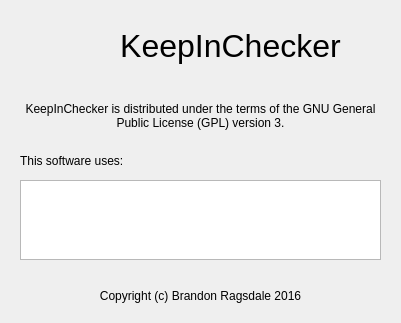
<?xml version="1.0" encoding="UTF-8"?>
<ui version="4.0">
 <class>about_dialog</class>
 <widget class="QDialog" name="about_dialog">
  <property name="geometry">
   <rect>
    <x>0</x>
    <y>0</y>
    <width>401</width>
    <height>323</height>
   </rect>
  </property>
  <property name="windowTitle">
   <string>About KeepInChecker</string>
  </property>
  <widget class="QLabel" name="image_label">
   <property name="geometry">
    <rect>
     <x>30</x>
     <y>10</y>
     <width>64</width>
     <height>64</height>
    </rect>
   </property>
   <property name="text">
    <string/>
   </property>
  </widget>
  <widget class="QLabel" name="title_label">
   <property name="geometry">
    <rect>
     <x>100</x>
     <y>10</y>
     <width>261</width>
     <height>71</height>
    </rect>
   </property>
   <property name="font">
    <font>
     <pointsize>24</pointsize>
     <weight>50</weight>
     <bold>false</bold>
    </font>
   </property>
   <property name="text">
    <string>KeepInChecker</string>
   </property>
   <property name="alignment">
    <set>Qt::AlignCenter</set>
   </property>
  </widget>
  <widget class="QWidget" name="verticalLayoutWidget">
   <property name="geometry">
    <rect>
     <x>20</x>
     <y>90</y>
     <width>361</width>
     <height>51</height>
    </rect>
   </property>
   <layout class="QVBoxLayout" name="gpl_vertical_layout">
    <item>
     <widget class="QLabel" name="gpl_label">
      <property name="text">
       <string>KeepInChecker is distributed under the terms of the GNU General Public License (GPL) version 3.</string>
      </property>
      <property name="alignment">
       <set>Qt::AlignCenter</set>
      </property>
      <property name="wordWrap">
       <bool>true</bool>
      </property>
     </widget>
    </item>
   </layout>
  </widget>
  <widget class="QWidget" name="verticalLayoutWidget_2">
   <property name="geometry">
    <rect>
     <x>20</x>
     <y>180</y>
     <width>361</width>
     <height>80</height>
    </rect>
   </property>
   <layout class="QVBoxLayout" name="libraries_vertical_layout">
    <item>
     <widget class="QTextBrowser" name="libraries_text_browser"/>
    </item>
   </layout>
  </widget>
  <widget class="QLabel" name="libraries_label">
   <property name="geometry">
    <rect>
     <x>20</x>
     <y>150</y>
     <width>121</width>
     <height>21</height>
    </rect>
   </property>
   <property name="text">
    <string>This software uses:</string>
   </property>
  </widget>
  <widget class="QWidget" name="verticalLayoutWidget_3">
   <property name="geometry">
    <rect>
     <x>20</x>
     <y>270</y>
     <width>361</width>
     <height>51</height>
    </rect>
   </property>
   <layout class="QVBoxLayout" name="gpl_vertical_layout_2">
    <item>
     <widget class="QLabel" name="gpl_label_2">
      <property name="text">
       <string>Copyright (c) Brandon Ragsdale 2016</string>
      </property>
      <property name="alignment">
       <set>Qt::AlignCenter</set>
      </property>
      <property name="wordWrap">
       <bool>true</bool>
      </property>
     </widget>
    </item>
   </layout>
  </widget>
 </widget>
 <resources/>
 <connections/>
</ui>
